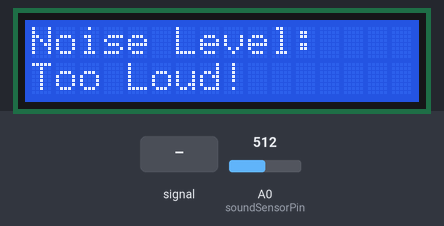
Recording of a sketch running on a simulated Arduino Uno, built with avr-gcc and run on an emulated ATmega328P. Shown: 16×2 character LCD. Inputs (shaded band) come from the test bench; at power-on: A0 (soundSensorPin) = 512.

Above: at 1.2 s.
1.3 s: A0 (soundSensorPin) fed a 200 Hz sine of ±81 counts around its level
At 1.9 s:
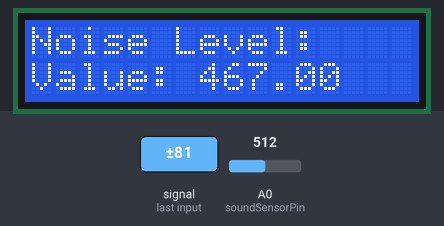
4.3 s: A0 (soundSensorPin) set to 490
At 5.8 s:
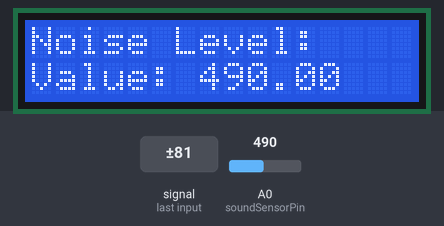
6.1 s: A0 (soundSensorPin) fed a 1000 Hz sine of ±255 counts around its level
At 6.5 s:
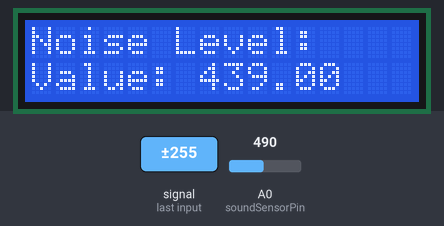
8.1 s: A0 (soundSensorPin) set to 306
At 9.3 s:
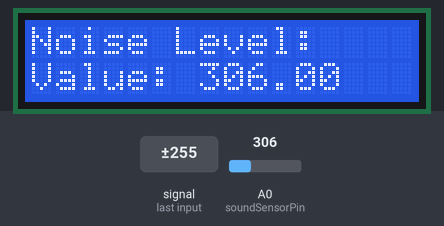
9.6 s: A0 (soundSensorPin) set to 490
At 10.8 s:
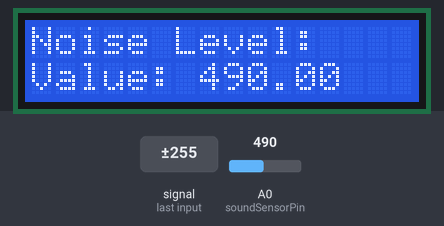
11.1 s: A0 (soundSensorPin) set to 514
At 12.3 s:
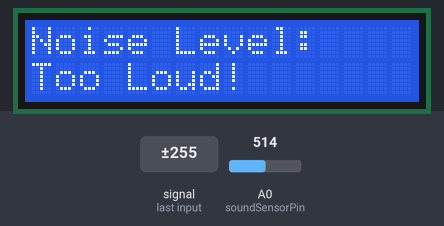
Timing chart, 0 to 13.6 s (numbered marks = the images above; inputs shaded):
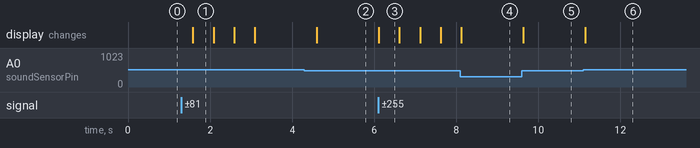

The sketch:

decible.ino
```cpp
#include <LiquidCrystal.h>

// Define the Arduino pins connected to the LCD
const int rs = 7, en = 8, d4 = 9, d5 = 10, d6 = 11, d7 = 12;

// Initialize the LCD library with the specified pins
LiquidCrystal lcd(12, 11, 5, 4, 3, 2);

const int soundSensorPin = A0; // Analog pin connected to the sound sensor
const int threshold = 500;     // Noise level threshold (adjust as needed)
const int referenceVoltage = 20;

void setup() {
  lcd.begin(16, 2); // Initialize the LCD with 16 columns and 2 rows
  lcd.print("Noise Level:");
}

void loop() {
  float sensorValue = analogRead(soundSensorPin);

  lcd.setCursor(0, 1); // Move to the second line
  lcd.print("Value: ");
  lcd.print(sensorValue);

  if (sensorValue > threshold) {
    lcd.setCursor(0, 1);
    lcd.print("Too Loud!       "); // Clear any leftover characters
  }
  delay(500); // Adjust the delay as needed
}
```

Measured:
- the behaviour switches between 500 and 501 on A0 (soundSensorPin) (found by bisection; images 5 and 6)
- after the input at 1.3 s, the display: changes after 0.28 s (image 1)
- after the input at 4.3 s, the display: changes after 0.30 s (image 2)
- after the input at 6.1 s, the display: changes at once (image 3)
- after the input at 9.6 s, the display: changes at once (image 5)
- after the input at 11.1 s, the display: changes at once (image 6)
- what the display in image 1 shows lasts 0.5 s, from 1.6 s to 2.1 s
